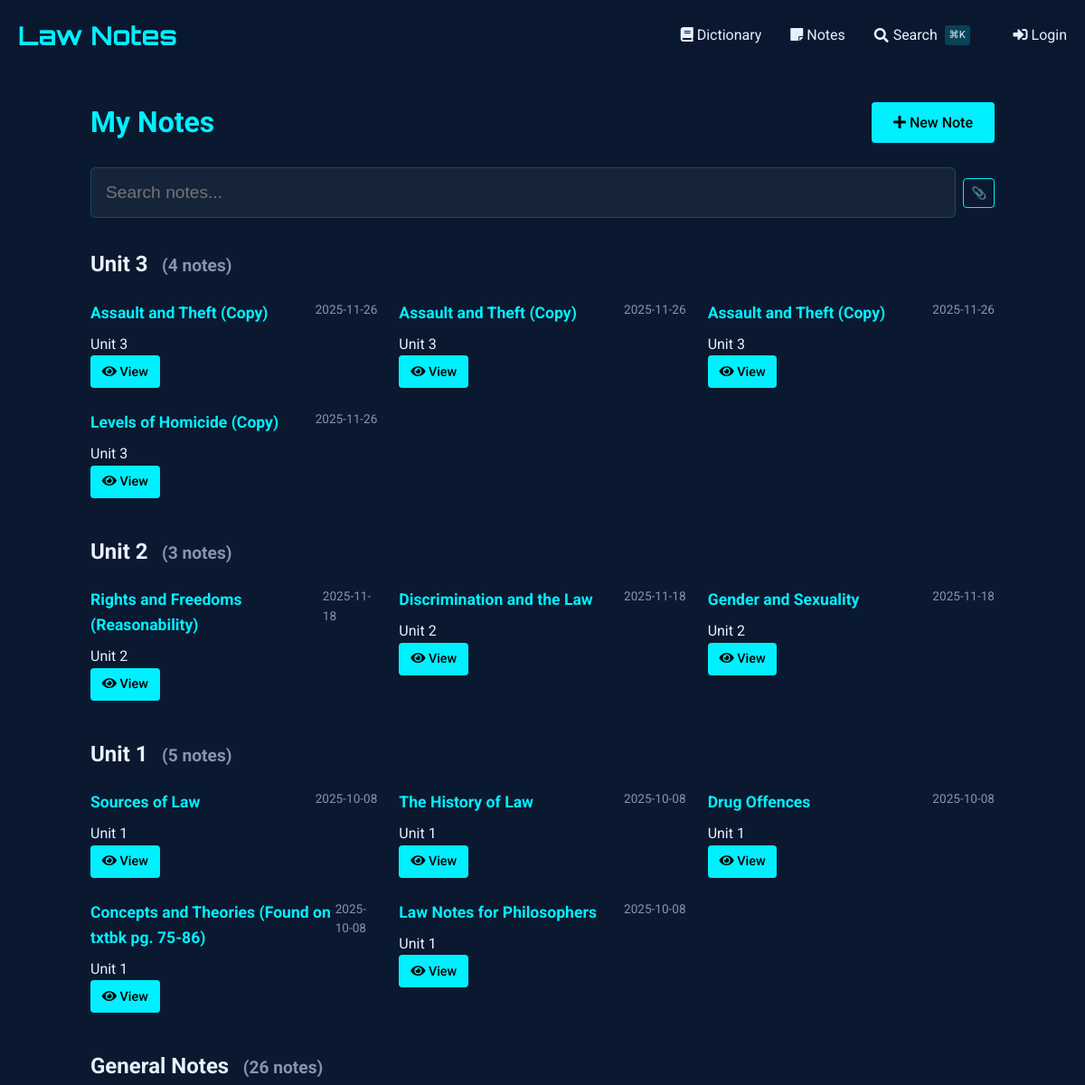
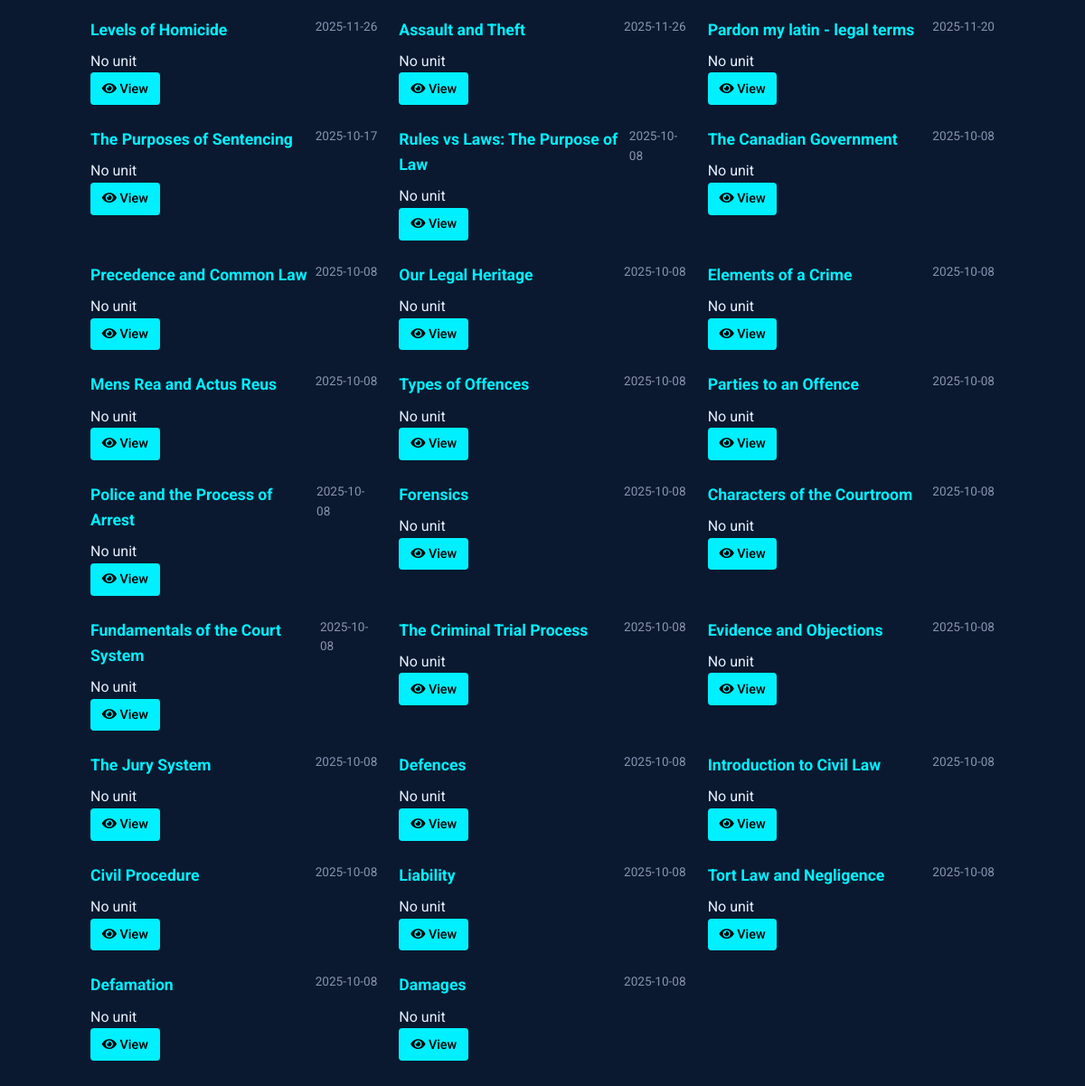
The app's page /notes with its own data (2 pictures, top to bottom).
### tables this page shows
CREATE TABLE notes (
    id INTEGER PRIMARY KEY AUTOINCREMENT,
    title TEXT NOT NULL,                -- short title for the note
    content TEXT NOT NULL,              -- the full note text
    unit_number INTEGER,                -- optional: to group with course units
    tags TEXT,                          -- comma-separated or JSON for filtering/search
    related_entries TEXT,               -- store glossary ids (e.g., "1,4,5") for cross-linking
    created_at TIMESTAMP DEFAULT CURRENT_TIMESTAMP,
    last_updated TIMESTAMP DEFAULT CURRENT_TIMESTAMP,
    views INTEGER DEFAULT 0,            -- track popularity
    is_favorite BOOLEAN DEFAULT 0,      -- quick flag for starred notes
    comments TEXT                       -- optional: your own thoughts or annotations
, has_worksheet BOOLEAN DEFAULT 0);

### notes_routes.py (the view)
@notes_bp.route('')
def index():
    db = SQL("sqlite:///notes.db")
    notes = db.execute("""
        SELECT id, title, unit_number,
               strftime('%Y-%m-%d', created_at) as created_date,
               strftime('%Y-%m-%d', last_updated) as last_updated,
               is_favorite, has_worksheet
        FROM notes
        ORDER BY
            CASE WHEN unit_number = '' OR unit_number IS NULL THEN 1 ELSE 0 END,
            CAST(unit_number AS INTEGER) DESC,
            last_updated DESC
    """)
    notes_by_unit = {}
    for note in notes:
        unit = note.get('unit_number', 'Ungrouped')
        if unit not in notes_by_unit:
            notes_by_unit[unit] = []
        notes_by_unit[unit].append(note)
    return render_template('notes/index.html',
                         notes_by_unit=notes_by_unit)

### sql.py (called while the page is built)
def _enable_logging(f):
    import logging
    import functools
    import os
    @functools.wraps(f)
    def decorator(*args, **kwargs):
        try:
            import flask
        except ModuleNotFoundError:
            return f(*args, **kwargs)
        disabled = logging.getLogger("cs50").disabled
        if flask.current_app and os.getenv("FLASK_ENV") == "development":
            logging.getLogger("cs50").disabled = False
        try:
            return f(*args, **kwargs)
        finally:
            logging.getLogger("cs50").disabled = disabled
    return decorator

    def __del__(self):
        self._disconnect()

    def _disconnect(self):
        if hasattr(_data, self._name()):
            getattr(_data, self._name()).close()
            delattr(_data, self._name())

    def _name(self):
        return str(hash(self))

        def connect(dbapi_connection, connection_record):
            try:
                if isinstance(
                    dbapi_connection, sqlite3.Connection
                ):  # If back end is sqlite
                    cursor = dbapi_connection.cursor()
                    cursor.execute("PRAGMA foreign_keys=ON")
                    cursor.close()
            except:
                pass

### templates/notes/index.html (shortened to what this page needs)
{% extends "notes/base.html" %}
{% block content %}
<div class="container" style="max-width: 1000px; margin: 0 auto;">
    <div style="display: flex; justify-content: space-between; align-items: center; margin-bottom: 1.5rem;">
        <h1 style="color: var(--primary); margin: 0;">
            My Notes
        </h1>
        <a href="{{ url_for('notes.add_note') }}" class="btn" style="background: var(--primary); color: #000; text-decoration: none; white-space: nowrap;">
            <i class="fas fa-plus"></i> New Note
        </a>
    </div>
    <div class="search-container">
        <input type="text" id="noteSearch" class="search-input" placeholder="Search notes..." autocomplete="off" style="padding-left: 1rem;">
    </div>
    <div id="notesContainer">
        {% if notes_by_unit %}
            {% for unit, notes in notes_by_unit.items() %}
                <div class="unit-section" data-unit="{{ unit or 'general' }}">
                    <h2 class="unit-header">
                        {% if unit %}
                            Unit {{ unit }}
                        {% else %}
                            General Notes
                        {% endif %}
                        <small class="unit-count" style="font-size: 0.8em; color: #8892b0; margin-left: 0.5em;">
                        </small>
                    </h2>
                    <div class="notes-grid" style="display: grid; grid-template-columns: repeat(auto-fill, minmax(300px, 1fr)); gap: 1.5rem;" data-unit="{{ unit or 'general' }}">
                        {% for note in notes %}
                            <div class="note-card"
                                 data-id="{{ note.id }}"
                                 data-title="{{ note.title|lower }}"
                                 data-content="{{ note.content|lower }}"
                                 data-unit="{{ note.unit_number or 'general' }}"
                                 data-tags="{{ note.tags|default('', true)|lower }}"
                                 data-has-worksheet="{{ 'true' if note.has_worksheet else 'false' }}"
                                 data-date="{{ (note.last_updated or note.created_date)|lower }}"
                                 data-favorite="{{ 'favorite' if note.is_favorite else '' }}">
                                <div style="display: flex; justify-content: space-between; align-items: flex-start;">
                                    <h3 style="margin: 0 0 0.5rem 0; font-size: 1.1rem; color: var(--primary);">
                                        {{ note.title }}
                                    </h3>
                                    <span class="note-date" style="color: #8892b0; font-size: 0.85rem;">
                                        {{ note.last_updated or note.created_date }}
                                    </span>
                                </div>
                                <div class="note-meta">
                                    {% if note.unit_number %}
                                        <span>Unit {{ note.unit_number }}</span>
                                    {% else %}
                                        <span>No unit</span>
                                    {% endif %}
                                </div>
                                <div class="note-actions">
                                    <a href="{{ url_for('notes.view_note', note_id=note.id) }}" class="btn" style="padding: 0.4rem 0.8rem; font-size: 0.9rem;">
                                        <i class="fas fa-eye"></i> View
                                    </a>
                                </div>
                            </div>
                        {% endfor %}
                    </div>
                </div>
            {% endfor %}
        {% endif %}
    </div>
</div>
{% endblock %}

### templates/notes/base.html (shortened to what this page needs)
{% extends "dictionary/base.html" %}

### templates/dictionary/base.html (shortened to what this page needs)
<!DOCTYPE html>
<html lang="en">
<head>
    <link href="https://cdnjs.cloudflare.com/ajax/libs/font-awesome/5.15.4/css/all.min.css" rel="stylesheet">
</head>
<body>
    <header>
        <div class="container">
            <div class="header-content">
                <a href="{{ url_for('dictionary.index') }}" class="logo">Law Notes</a>
                <nav class="nav-links">
                    <a href="{{ url_for('dictionary.index') }}" class="nav-link">
                        <i class="fas fa-book"></i> Dictionary
                    </a>
                    <a href="{{ url_for('notes.index') }}" class="nav-link">
                        <i class="fas fa-sticky-note"></i> Notes
                    </a>
                    <a href="{{ url_for('search') }}" class="nav-link" style="display: flex; align-items: center; gap: 0.3rem;">
                        <i class="fas fa-search"></i>
                        <span>Search</span>
                        <span style="font-size: 0.7rem; background: rgba(0, 240, 255, 0.2); padding: 0.1rem 0.3rem; border-radius: 3px; margin-left: 0.2rem;">⌘K</span>
                    </a>
                    {% if session.get("name") %}
                    <a href="{{ url_for('dictionary.add_entry') }}" class="nav-link" style="margin-left: 1rem;">
                        <i class="fas fa-plus"></i> Add Entry
                    </a>
                    <a href="/auth/logout" class="nav-link">
                        <i class="fas fa-sign-out-alt"></i> Logout
                    </a>
                    {% else %}
                    <a href="/auth/login" class="nav-link" style="margin-left: 1rem;">
                        <i class="fas fa-sign-in-alt"></i> Login
                    </a>
                    {% endif %}
                </nav>
            </div>
        </div>
    </header>
    <main class="container" style="padding: 2rem 0;">
        {% block content %}{% endblock %}
    </main>
</body>
</html>

### templates/dictionary/base.html (style rules this page uses)
:root { --primary: #00f0ff; --bg-dark: #0a192f; --text: #e6f1ff; --success: #2ecc71; --error: #e74c3c; }
body { font-family: 'Roboto', sans-serif; background-color: var(--bg-dark); color: var(--text); line-height: 1.6; margin: 0; padding: 0; }
.container { max-width: 1200px; margin: 0 auto; padding: 0 20px; }
header { background: rgba(10, 25, 47, 0.9); padding: 1rem 0; }
.header-content { display: flex; justify-content: space-between; align-items: center; }
.logo { font-family: 'Orbitron', sans-serif; font-size: 1.8rem; color: var(--primary); text-decoration: none; font-weight: 700; }
.nav-links { display: flex; gap: 2rem; }
.nav-link { color: var(--text); text-decoration: none; transition: color 0.3s; }
.btn { display: inline-block; padding: 0.6rem 1.5rem; background: var(--primary); color: #000; border: none; border-radius: 4px; cursor: pointer; text-decoration: none; font-weight: 500; transition: all 0.3s; }

### templates/notes/index.html (style rules this page uses)
.search-container { margin-bottom: 2rem; position: relative; }
.search-input { width: 100%; padding: 0.8rem 1rem; padding-left: 2.5rem; font-size: 1rem; background: rgba(10, 25, 47, 0.7); border: 1px solid rgba(0, 240, 255, 0.3); border-radius: 4px; color: #e6f1ff; transition: all 0.3s ease; }
.unit-section { margin-bottom: 2.5rem; }

### templates/partials/spotlight_search.html (style rules this page uses)
.search-input { width: 100%; padding: 1rem 1rem 1rem 3rem; font-size: 1.2rem; background: rgba(255, 255, 255, 0.05); border: 1px solid rgba(0, 240, 255, 0.2); border-radius: 6px; color: #e6f1ff; transition: all 0.3s ease; }

### records on screen
notes: title "Assault and Theft (Copy)", last_updated "2025-11-26", unit_number "3"
notes: title "Assault and Theft (Copy)", last_updated "2025-11-26", unit_number "3"
notes: title "Assault and Theft (Copy)", last_updated "2025-11-26", unit_number "3"
notes: title "Levels of Homicide (Copy)", last_updated "2025-11-26", unit_number "3"
notes: title "Rights and Freedoms (Reasonability)", last_updated "2025-11-18", unit_number "2"
notes: title "Discrimination and the Law", last_updated "2025-11-18", unit_number "2"
notes: title "Gender and Sexuality", last_updated "2025-11-18", unit_number "2"
notes: title "Sources of Law", last_updated "2025-10-08", unit_number "1"
notes: title "The History of Law", last_updated "2025-10-08", unit_number "1"
notes: title "Drug Offences", last_updated "2025-10-08", unit_number "1"
notes: title "Concepts and Theories (Found on txtbk pg. 75-86)", last_updated "2025-10-08", unit_number "1"
notes: title "Law Notes for Philosophers", last_updated "2025-10-08", unit_number "1"
notes: title "Levels of Homicide", last_updated "2025-11-26", shows "No unit"
notes: title "Assault and Theft", last_updated "2025-11-26", shows "No unit"
notes: title "Pardon my latin - legal terms", last_updated "2025-11-20", shows "No unit"
notes: title "The Purposes of Sentencing", last_updated "2025-10-17", shows "No unit"
notes: title "Rules vs Laws: The Purpose of Law", last_updated "2025-10-08", shows "No unit"
notes: title "The Canadian Government", last_updated "2025-10-08", shows "No unit"
notes: title "Precedence and Common Law", last_updated "2025-10-08", shows "No unit"
notes: title "Our Legal Heritage", last_updated "2025-10-08", shows "No unit"
notes: title "Elements of a Crime", last_updated "2025-10-08", shows "No unit"
notes: title "Mens Rea and Actus Reus", last_updated "2025-10-08", shows "No unit"
notes: title "Types of Offences", last_updated "2025-10-08", shows "No unit"
notes: title "Parties to an Offence", last_updated "2025-10-08", shows "No unit"
notes: title "Police and the Process of Arrest", last_updated "2025-10-08", shows "No unit"
notes: title "Forensics", last_updated "2025-10-08", shows "No unit"
notes: title "Characters of the Courtroom", last_updated "2025-10-08", shows "No unit"
notes: title "Fundamentals of the Court System", last_updated "2025-10-08", shows "No unit"
notes: title "The Criminal Trial Process", last_updated "2025-10-08", shows "No unit"
notes: title "Evidence and Objections", last_updated "2025-10-08", shows "No unit"
notes: title "The Jury System", last_updated "2025-10-08", shows "No unit"
notes: title "Defences", last_updated "2025-10-08", shows "No unit"
notes: title "Introduction to Civil Law", last_updated "2025-10-08", shows "No unit"
notes: title "Civil Procedure", last_updated "2025-10-08", shows "No unit"
notes: title "Liability", last_updated "2025-10-08", shows "No unit"
notes: title "Tort Law and Negligence", last_updated "2025-10-08", shows "No unit"
notes: title "Defamation", last_updated "2025-10-08", shows "No unit"
notes: title "Damages", last_updated "2025-10-08", shows "No unit"

### other values on screen
{{ unit }} "3" "2" "1"
